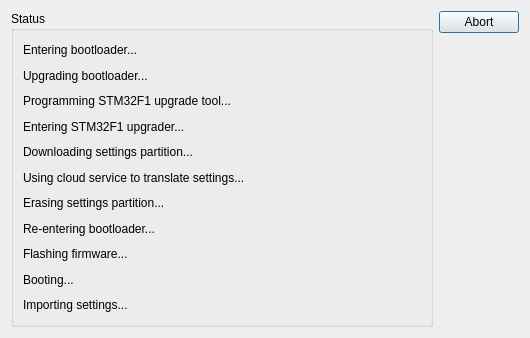
<?xml version="1.0" encoding="UTF-8"?>
<ui version="4.0">
 <class>UpgradeAssistant</class>
 <widget class="QDialog" name="UpgradeAssistant">
  <property name="geometry">
   <rect>
    <x>0</x>
    <y>0</y>
    <width>530</width>
    <height>338</height>
   </rect>
  </property>
  <property name="windowTitle">
   <string>dRonin Upgrade Assistant</string>
  </property>
  <layout class="QHBoxLayout" name="horizontalLayout">
   <item>
    <widget class="QGroupBox" name="groupBox">
     <property name="title">
      <string>Status</string>
     </property>
     <layout class="QVBoxLayout" name="verticalLayout">
      <item>
       <widget class="QLabel" name="lblEnterLoader">
        <property name="text">
         <string>Entering bootloader...</string>
        </property>
       </widget>
      </item>
      <item>
       <widget class="QLabel" name="lblUpgradeBootloader">
        <property name="font">
         <font>
          <weight>50</weight>
          <bold>false</bold>
         </font>
        </property>
        <property name="text">
         <string>Upgrading bootloader...</string>
        </property>
       </widget>
      </item>
      <item>
       <widget class="QLabel" name="lblProgramUpgrader">
        <property name="font">
         <font>
          <weight>50</weight>
          <bold>false</bold>
         </font>
        </property>
        <property name="text">
         <string>Programming STM32F1 upgrade tool...</string>
        </property>
       </widget>
      </item>
      <item>
       <widget class="QLabel" name="lblEnterUpgrader">
        <property name="text">
         <string>Entering STM32F1 upgrader...</string>
        </property>
       </widget>
      </item>
      <item>
       <widget class="QLabel" name="lblDownloadSettings">
        <property name="text">
         <string>Downloading settings partition...</string>
        </property>
       </widget>
      </item>
      <item>
       <widget class="QLabel" name="lblTranslateSettings">
        <property name="text">
         <string>Using cloud service to translate settings...</string>
        </property>
       </widget>
      </item>
      <item>
       <widget class="QLabel" name="lblEraseSettings">
        <property name="text">
         <string>Erasing settings partition...</string>
        </property>
       </widget>
      </item>
      <item>
       <widget class="QLabel" name="lblReenterLoader">
        <property name="text">
         <string>Re-entering bootloader...</string>
        </property>
       </widget>
      </item>
      <item>
       <widget class="QLabel" name="lblFlashFirmware">
        <property name="text">
         <string>Flashing firmware...</string>
        </property>
       </widget>
      </item>
      <item>
       <widget class="QLabel" name="lblBoot">
        <property name="text">
         <string>Booting...</string>
        </property>
       </widget>
      </item>
      <item>
       <widget class="QLabel" name="lblImport">
        <property name="text">
         <string>Importing settings...</string>
        </property>
       </widget>
      </item>
     </layout>
    </widget>
   </item>
   <item>
    <widget class="QDialogButtonBox" name="buttonBox">
     <property name="orientation">
      <enum>Qt::Vertical</enum>
     </property>
     <property name="standardButtons">
      <set>QDialogButtonBox::Abort</set>
     </property>
    </widget>
   </item>
  </layout>
 </widget>
 <resources/>
 <connections>
  <connection>
   <sender>buttonBox</sender>
   <signal>accepted()</signal>
   <receiver>upgradeAssistant</receiver>
   <slot>accept()</slot>
   <hints>
    <hint type="sourcelabel">
     <x>248</x>
     <y>254</y>
    </hint>
    <hint type="destinationlabel">
     <x>157</x>
     <y>274</y>
    </hint>
   </hints>
  </connection>
  <connection>
   <sender>buttonBox</sender>
   <signal>rejected()</signal>
   <receiver>upgradeAssistant</receiver>
   <slot>reject()</slot>
   <hints>
    <hint type="sourcelabel">
     <x>316</x>
     <y>260</y>
    </hint>
    <hint type="destinationlabel">
     <x>286</x>
     <y>274</y>
    </hint>
   </hints>
  </connection>
 </connections>
</ui>
